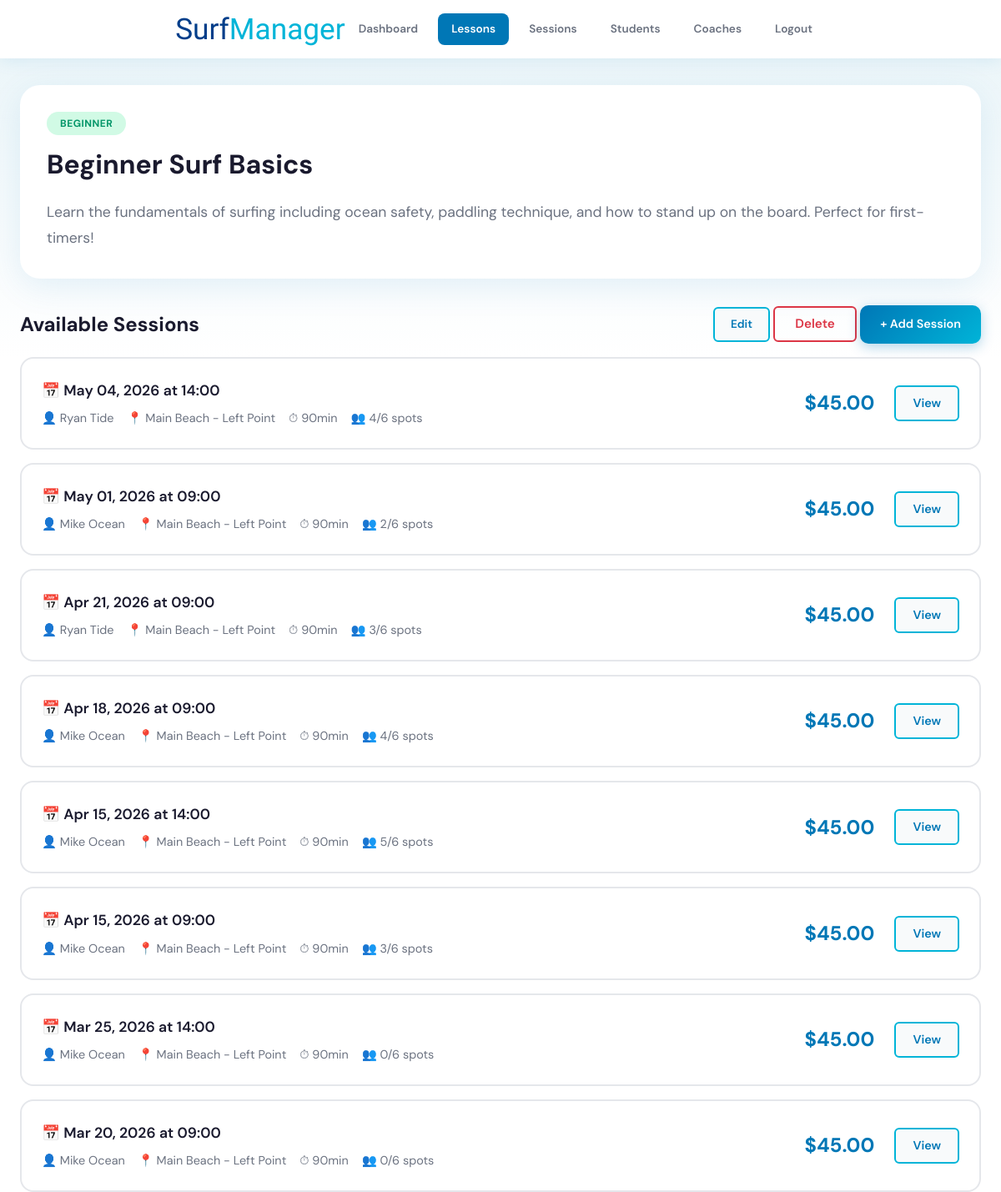
The app's page /lessons/1 (signed in) with its own data.
### tables this page shows
CREATE TABLE IF NOT EXISTS lessons (
    id INT AUTO_INCREMENT PRIMARY KEY,
    title VARCHAR(255) NOT NULL,
    description TEXT,
    level ENUM('Beginner', 'Intermediate', 'Advanced', 'Expert') DEFAULT 'Beginner',
    created_at TIMESTAMP DEFAULT CURRENT_TIMESTAMP
);

CREATE TABLE IF NOT EXISTS sessions (
    id INT AUTO_INCREMENT PRIMARY KEY,
    lesson_id INT,
    coach_id INT,
    datetime DATETIME NOT NULL,
    duration INT DEFAULT 60,
    location VARCHAR(255),
    price DECIMAL(10,2) DEFAULT 0.00,
    requirements TEXT,

    status ENUM('available', 'completed', 'cancelled') DEFAULT 'available',

    max_spots INT DEFAULT 8,
    spots_available INT DEFAULT 8,

    created_at TIMESTAMP DEFAULT CURRENT_TIMESTAMP,

    FOREIGN KEY (lesson_id) REFERENCES lessons(id) ON DELETE CASCADE,
    FOREIGN KEY (coach_id) REFERENCES coaches(id) ON DELETE CASCADE,

    CHECK (spots_available >= 0),
    CHECK (spots_available <= max_spots),

    INDEX (lesson_id),
    INDEX (coach_id),
    INDEX (datetime)
);

CREATE TABLE IF NOT EXISTS coaches (
    id INT AUTO_INCREMENT PRIMARY KEY,
    name VARCHAR(100) NOT NULL,
    email VARCHAR(100) NOT NULL UNIQUE,
    phone VARCHAR(20),
    speciality VARCHAR(255),
    experience INT DEFAULT 0,
    created_at TIMESTAMP DEFAULT CURRENT_TIMESTAMP
);

### app/Configs/Model.php (called while the page is built, shortened)
<?php
class Model {
    private $host = 'localhost';
    private $dbname = 'surfManager';
    private $dbuser = 'root';
    private $password = '';
    public function __construct() {
        try {
            $this->db = new PDO("mysql:host={$this->host};dbname={$this->dbname}", $this->dbuser, $this->password);
        } catch (PDOException $e) {
            die("Connection failed: " . $e->getMessage());
        }
    }
}

### app/Models/LessonModel.php (called while the page is built, shortened)
<?php
class LessonModel extends Model {
    public function getLesson(int $id) {
        try {
            $query = 'SELECT * FROM lessons WHERE id = :id';
            $stmt = $this->db->prepare($query);
            $stmt->bindParam(':id', $id);
            $stmt->execute();
            return $stmt->fetch(PDO::FETCH_ASSOC);
        } catch (Exception $e) {
            $this->error = true;
            return null;
        }
    }
}

### app/Models/SessionModel.php (called while the page is built, shortened)
<?php
class SessionModel extends Model {
    public function getSessionByLesson(int $lessonId) {
        try {
            $query = 'SELECT s.*, c.name as coach_name, c.speciality as coach_speciality
                      FROM sessions s
                      LEFT JOIN coaches c ON s.coach_id = c.id
                      WHERE s.lesson_id = :lesson_id
                      ORDER BY s.datetime DESC';
            $stmt = $this->db->prepare($query);
            $stmt->bindParam(':lesson_id', $lessonId);
            $stmt->execute();
            return $stmt->fetchAll(PDO::FETCH_ASSOC);
        } catch (Exception $e) {
            $this->error = true;
            return [];
        }
    }
}

### app/Views/admin/lesson.php (the view, shortened to what this page needs)
<!DOCTYPE html>
<html lang="en">
<head>
    <link rel="stylesheet" href="<?= $baseUrl ?>app/Views/css/surf-theme.css">
    <link rel="stylesheet" href="<?= $baseUrl ?>app/Views/css/lesson.css">
</head>
<body>
    <header>
        <div class="container header-content">
            <a href="<?= $baseUrl ?>dashboard" class="logo">Surf<span>Manager</span></a>
            <nav>
                <a href="<?= $baseUrl ?>dashboard">Dashboard</a>
                <a href="<?= $baseUrl ?>lessons" class="active">Lessons</a>
                <a href="<?= $baseUrl ?>sessions">Sessions</a>
                <a href="<?= $baseUrl ?>students">Students</a>
                <a href="<?= $baseUrl ?>coaches">Coaches</a>
                <a href="<?= $baseUrl ?>auth/logout">Logout</a>
            </nav>
        </div>
    </header>
    <main class="container">
        <div class="lesson-detail-card">
            <div class="lesson-header-row">
                <div class="lesson-header-left">
                    <span class="badge badge-<?= strtolower($lesson['level'] ?? 'beginner') ?>">
                        <?= htmlspecialchars($lesson['level'] ?? 'Beginner') ?>
                    </span>
                    <h1><?= htmlspecialchars($lesson['title']) ?></h1>
                </div>
            </div>
            <p class="lesson-full-desc"><?= htmlspecialchars($lesson['description'] ?? '') ?></p>
        </div>
        <div class="section-header">
            <h2 class="section-title">Available Sessions</h2>
            <div class="section-buttons">
                <a href="<?= $baseUrl ?>lessons/edit/<?= $lesson['id'] ?>" class="btn btn-secondary">Edit</a>
                <form action="<?= $baseUrl ?>lessons/delete/<?= $lesson['id'] ?>" method="POST" style="display:inline;">
                    <button type="submit" class="btn btn-red-outline" onclick="return confirm('Delete this lesson and all its sessions?')">Delete</button>
                </form>
                <a href="<?= $baseUrl ?>sessions/add?lesson_id=<?= $lesson['id'] ?>" class="btn btn-primary">+ Add Session</a>
            </div>
        </div>
        <?php if (!empty($sessions)): ?>
            <div class="sessions-list">
                <?php foreach ($sessions as $session): ?>
                    <div class="session-item">
                        <div class="session-info">
                            <div class="session-datetime">
                                📅 <?= date('M d, Y', strtotime($session['datetime'])) ?> at <?= date('H:i', strtotime($session['datetime'])) ?>
                            </div>
                            <div class="session-meta">
                                <span>👤 <?= htmlspecialchars($session['coach_name'] ?? 'TBD') ?></span>
                                <span>📍 <?= htmlspecialchars($session['location'] ?? 'TBD') ?></span>
                                <span>⏱ <?= $session['duration'] ?? 60 ?>min</span>
                                <span>👥 <?= $session['spots_available'] ?? '?' ?>/<?= $session['max_spots'] ?? '?' ?> spots</span>
                            </div>
                        </div>
                        <div class="session-price">
                            $<?= number_format($session['price'] ?? 0, 2) ?>
                        </div>
                        <div class="session-actions">
                            <a href="<?= $baseUrl ?>sessions/<?= $session['id'] ?>" class="btn btn-secondary btn-sm">View</a>
                        </div>
                    </div>
                <?php endforeach; ?>
            </div>
        <?php endif; ?>
    </main>
</body>
</html>

### router/index.php (shortened to what this page needs)
<?php
class Router {
    private $routes = [];
    public function get($pattern, $callback) {
        $this->routes[] = [
            'method' => 'GET',
            'pattern' => $pattern,
            'callback' => $callback
        ];
    }
    public function post($pattern, $callback) {
        $this->routes[] = [
            'method' => 'POST',
            'pattern' => $pattern,
            'callback' => $callback
        ];
    }
    public function run() {
        $basePath = '/surfManager';
        $path = parse_url($_SERVER['REQUEST_URI'], PHP_URL_PATH);
        $currentUrl = trim(str_replace($basePath, '', $path), '/');
        $requestMethod = $_SERVER['REQUEST_METHOD'];
        foreach ($this->routes as $route) {
            if ($route['method'] !== $requestMethod) continue;
            $patternRegex = preg_replace_callback('#\{([\w]+)\}#', function($matches) {
                return '(?P<' . $matches[1] . '>\d+)';
            }, $route['pattern']);
            if (preg_match("#^$patternRegex$#", $currentUrl, $matches)) {
                $params = [];
                foreach ($matches as $key => $value) {
                    if (is_string($key)) $params[$key] = (int)$value;
                }
                [$class, $method] = $route['callback'];
                $controller = new $class();
                call_user_func_array([$controller, $method], $params);
                return;
            }
        }
    }
}
$router = new Router();
$router->get('home', [HomeController::class, 'show']);
$router->get('', [HomeController::class, 'show']);
$router->get('login', [AuthController::class, 'login']);
$router->post('auth/login', [AuthController::class, 'login']);
$router->get('signup', [AuthController::class, 'signup']);
$router->post('auth/signup', [AuthController::class, 'signup']);
$router->get('auth/logout', [AuthController::class, 'logout']);
if (isset($_SESSION['user'])) {
    if ($_SESSION['user']['role'] === 'admin') {
        $router->get('dashboard', [DashboardController::class, 'index']);
        $router->get('lessons', [LessonsController::class, 'index']);
        $router->get('lessons/{id}', [LessonsController::class, 'show']);
        $router->get('lessons/add', [LessonsController::class, 'add']);
        $router->post('lessons/add', [LessonsController::class, 'add']);
        $router->get('lessons/edit/{id}', [LessonsController::class, 'edit']);
        $router->post('lessons/edit/{id}', [LessonsController::class, 'edit']);
        $router->post('lessons/delete/{id}', [LessonsController::class, 'delete']);
        $router->get('sessions', [SessionsController::class, 'index']);
        $router->get('sessions/{id}', [SessionsController::class, 'show']);
        $router->get('sessions/add', [SessionsController::class, 'add']);
        $router->post('sessions/add', [SessionsController::class, 'add']);
        $router->get('sessions/edit/{id}', [SessionsController::class, 'edit']);
        $router->post('sessions/edit/{id}', [SessionsController::class, 'edit']);
        $router->post('sessions/delete/{id}', [SessionsController::class, 'delete']);
        $router->get('sessions/book/{id}', [BookingController::class, 'book']);
        $router->post('sessions/book/{id}', [BookingController::class, 'book']);
        $router->post('sessions/cancel/{assignmentId}/{sessionId}', [BookingController::class, 'cancelBooking']);
        $router->get('students', [StudentsController::class, 'index']);
        $router->get('students/{id}', [StudentsController::class, 'show']);
        $router->get('students/edit/{id}', [StudentsController::class, 'edit']);
        $router->post('students/edit/{id}', [StudentsController::class, 'edit']);
        $router->post('students/level/{id}', [StudentsController::class, 'updateLevel']);
        $router->post('students/payment/{assignmentId}/{studentId}', [StudentsController::class, 'updatePayment']);
        $router->get('coaches', [CoachController::class, 'index']);
        $router->get('coaches/add', [CoachController::class, 'add']);
        $router->post('coaches/add', [CoachController::class, 'add']);
        $router->post('coaches/delete/{id}', [CoachController::class, 'delete']);
        $router->get('profile', [ProfileController::class, 'profile']);
    }
}
$router->run();

### app/Views/css/surf-theme.css (style rules this page uses)
:root { --white: #ffffff; --off-white: #f8fafb; --ocean-blue: #0077b6; --ocean-light: #00b4d8; --ocean-deep: #023e8a; --sea-foam: #90e0ef; --sand: #f5f0e8; --text-dark: #1a1a2e; --text-gray: #6b7280; --shadow: rgba(0, 119, 182, 0.1); }
* { margin: 0; padding: 0; box-sizing: border-box; }
body { font-family: 'DM Sans', sans-serif; background: linear-gradient(180deg, #e8f4f8 0%, var(--white) 30%); color: var(--text-dark); min-height: 100vh; line-height: 1.6; }
.container { max-width: 1200px; margin: 0 auto; padding: 0 1.5rem; }
header { background: var(--white); height: 70px; padding: 0; display: flex; align-items: center; box-shadow: 0 2px 20px var(--shadow); position: sticky; top: 0; z-index: 100; }
.logo { font-family: 'Allison', cursive; font-size: 1.8rem; color: var(--ocean-deep); text-decoration: none; }
header { background: var(--white); padding: 1rem 0; box-shadow: 0 2px 20px var(--shadow); position: sticky; top: 0; z-index: 100; }
.header-content { display: flex; justify-content: space-between; align-items: center; }
.logo { font-family: 'Allison', cursive; font-size: 2.2rem; color: var(--ocean-deep); text-decoration: none; }
.logo span { color: var(--ocean-light); }
nav { display: flex; align-items: center; gap: 0.5rem; }
nav a { padding: 0.5rem 1rem; color: var(--text-gray); text-decoration: none; font-weight: 600; font-size: 0.85rem; border-radius: 8px; transition: all 0.3s ease; }
nav a.active { color: var(--white); background: var(--ocean-blue); }
main { padding: 1.5rem 0; }
.btn { padding: 0.7rem 1.5rem; border: none; border-radius: 10px; font-size: 0.9rem; font-weight: 600; font-family: inherit; cursor: pointer; transition: all 0.3s ease; display: inline-flex; align-items: center; gap: 0.5rem; text-decoration: none; }
.btn-primary { background: linear-gradient(135deg, var(--ocean-blue) 0%, var(--ocean-light) 100%); color: var(--white); box-shadow: 0 4px 15px rgba(0, 119, 182, 0.3); }
.btn-secondary { background: var(--off-white); color: var(--ocean-blue); border: 2px solid var(--ocean-light); padding: 0.5rem 1.2rem; border-radius: 6px; font-size: 0.85rem; font-weight: 600; cursor: pointer; text-decoration: none; display: inline-block; }
.btn-red-outline { background: transparent; border: 2px solid #dc3545; color: #dc3545; padding: 0.6rem 1.5rem; border-radius: 6px; font-size: 0.95rem; font-weight: 600; cursor: pointer; text-decoration: none; display: inline-block; }
.btn-sm { padding: 0.5rem 1.25rem; font-size: 0.9rem; }
.badge { padding: 0.4rem 1rem; border-radius: 50px; font-size: 0.75rem; font-weight: 700; text-transform: uppercase; letter-spacing: 0.5px; }
.badge-beginner { background: #d1fae5; color: #059669; }

### app/Views/css/lesson.css (style rules this page uses)
.lesson-detail-card { background: var(--white); border-radius: 24px; padding: 2rem; margin: 2rem 0; box-shadow: 0 10px 40px var(--shadow); }
.lesson-header-row { display: flex; justify-content: space-between; align-items: flex-start; gap: 1.5rem; }
.lesson-header-left { flex: 1; }
.lesson-header-left h1 { font-size: 2rem; margin: 0.75rem 0 0; color: var(--text-dark); }
.lesson-full-desc { color: var(--text-gray); font-size: 1.1rem; line-height: 1.8; margin-top: 1rem; }
.section-title { font-size: 1.5rem; color: var(--text-dark); margin: 2rem 0 1rem; }
.section-header { display: flex; justify-content: space-between; align-items: center; margin: 2rem 0 1rem; }
.section-header .section-title { margin: 0; }
.sessions-list { display: flex; flex-direction: column; gap: 1rem; }
.session-item { background: var(--white); border-radius: 16px; padding: 1.5rem; display: flex; align-items: center; justify-content: space-between; border: 2px solid #e5e7eb; transition: all 0.3s ease; }
.session-info { flex: 1; }
.session-datetime { font-size: 1.1rem; font-weight: 600; color: var(--text-dark); margin-bottom: 0.5rem; }
.session-meta { display: flex; gap: 1rem; flex-wrap: wrap; color: var(--text-gray); font-size: 0.9rem; }
.session-price { font-size: 1.5rem; font-weight: 700; color: var(--ocean-blue); margin: 0 1.5rem; }
.session-actions { display: flex; gap: 0.5rem; }

### records on screen
lessons: level "BEGINNER", title "Beginner Surf Basics", description "Learn the fundamentals of surfing including ocean safety, paddling technique, and how to stand up on the board. Perfect for first-timers!"
sessions: datetime "May 04, 2026", datetime "14:00", coach.name "Ryan Tide", location "Main Beach - Left Point", duration "90", spots_available "4", max_spots "6", price "45.00"
sessions: datetime "May 01, 2026", datetime "09:00", coach.name "Mike Ocean", location "Main Beach - Left Point", duration "90", spots_available "2", max_spots "6", price "45.00"
sessions: datetime "Apr 21, 2026", datetime "09:00", coach.name "Ryan Tide", location "Main Beach - Left Point", duration "90", spots_available "3", max_spots "6", price "45.00"
sessions: datetime "Apr 18, 2026", datetime "09:00", coach.name "Mike Ocean", location "Main Beach - Left Point", duration "90", spots_available "4", max_spots "6", price "45.00"
sessions: datetime "Apr 15, 2026", datetime "14:00", coach.name "Mike Ocean", location "Main Beach - Left Point", duration "90", spots_available "5", max_spots "6", price "45.00"
sessions: datetime "Apr 15, 2026", datetime "09:00", coach.name "Mike Ocean", location "Main Beach - Left Point", duration "90", spots_available "3", max_spots "6", price "45.00"
sessions: datetime "Mar 25, 2026", datetime "14:00", coach.name "Mike Ocean", location "Main Beach - Left Point", duration "90", spots_available "0", max_spots "6", price "45.00"
sessions: datetime "Mar 20, 2026", datetime "09:00", coach.name "Mike Ocean", location "Main Beach - Left Point", duration "90", spots_available "0", max_spots "6", price "45.00"
